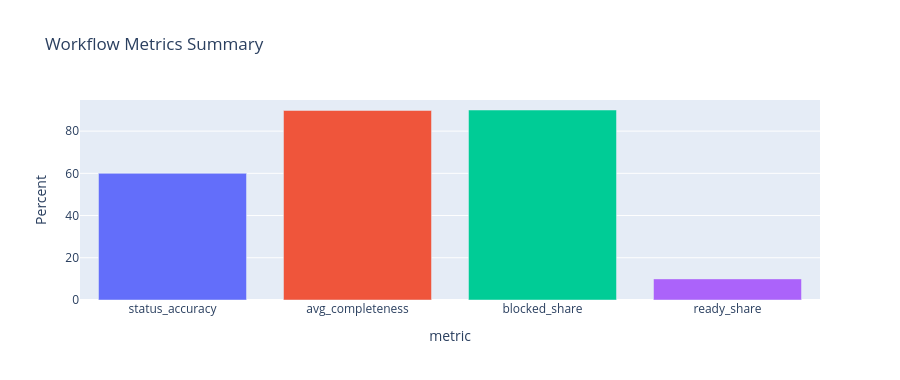

Notebook code for this chart:
### Code cell
eval_summary = pd.DataFrame({
    'metric': ['status_accuracy', 'avg_completeness', 'blocked_share', 'ready_share'],
    'value': [
        accuracy * 100,
        df['completeness_score'].mean() * 100,
        (df['status'] == 'blocked').mean() * 100,
        (df['status'] == 'ready').mean() * 100,
    ]
})
fig7 = px.bar(eval_summary, x='metric', y='value', color='metric', title='Workflow Metrics Summary')
fig7.update_layout(showlegend=False, height=380, yaxis_title='Percent')
fig7.show()

### Figure 1 — Plotly figure (JSON) as saved in the notebook; plotly's stock layout.template omitted (floating-point values rounded to 4 significant figures)
{"data": [{"hovertemplate": "metric=%{x}<br>value=%{y}<extra></extra>", "legendgroup": "status_accuracy", "marker": {"color": "#636efa", "pattern": {"shape": ""}}, "name": "status_accuracy", "orientation": "v", "showlegend": true, "textposition": "auto", "type": "bar", "x": ["status_accuracy"], "xaxis": "x", "y": [60.0], "yaxis": "y"}, {"hovertemplate": "metric=%{x}<br>value=%{y}<extra></extra>", "legendgroup": "avg_completeness", "marker": {"color": "#EF553B", "pattern": {"shape": ""}}, "name": "avg_completeness", "orientation": "v", "showlegend": true, "textposition": "auto", "type": "bar", "x": ["avg_completeness"], "xaxis": "x", "y": [89.78], "yaxis": "y"}, {"hovertemplate": "metric=%{x}<br>value=%{y}<extra></extra>", "legendgroup": "blocked_share", "marker": {"color": "#00cc96", "pattern": {"shape": ""}}, "name": "blocked_share", "orientation": "v", "showlegend": true, "textposition": "auto", "type": "bar", "x": ["blocked_share"], "xaxis": "x", "y": [90.0], "yaxis": "y"}, {"hovertemplate": "metric=%{x}<br>value=%{y}<extra></extra>", "legendgroup": "ready_share", "marker": {"color": "#ab63fa", "pattern": {"shape": ""}}, "name": "ready_share", "orientation": "v", "showlegend": true, "textposition": "auto", "type": "bar", "x": ["ready_share"], "xaxis": "x", "y": [10.0], "yaxis": "y"}], "layout": {"barmode": "relative", "height": 380, "legend": {"title": {"text": "metric"}, "tracegroupgap": 0}, "showlegend": false, "title": {"text": "Workflow Metrics Summary"}, "xaxis": {"anchor": "y", "categoryarray": ["status_accuracy", "avg_completeness", "blocked_share", "ready_share"], "categoryorder": "array", "domain": [0, 1], "title": {"text": "metric"}}, "yaxis": {"anchor": "x", "domain": [0, 1], "title": {"text": "Percent"}}}}
